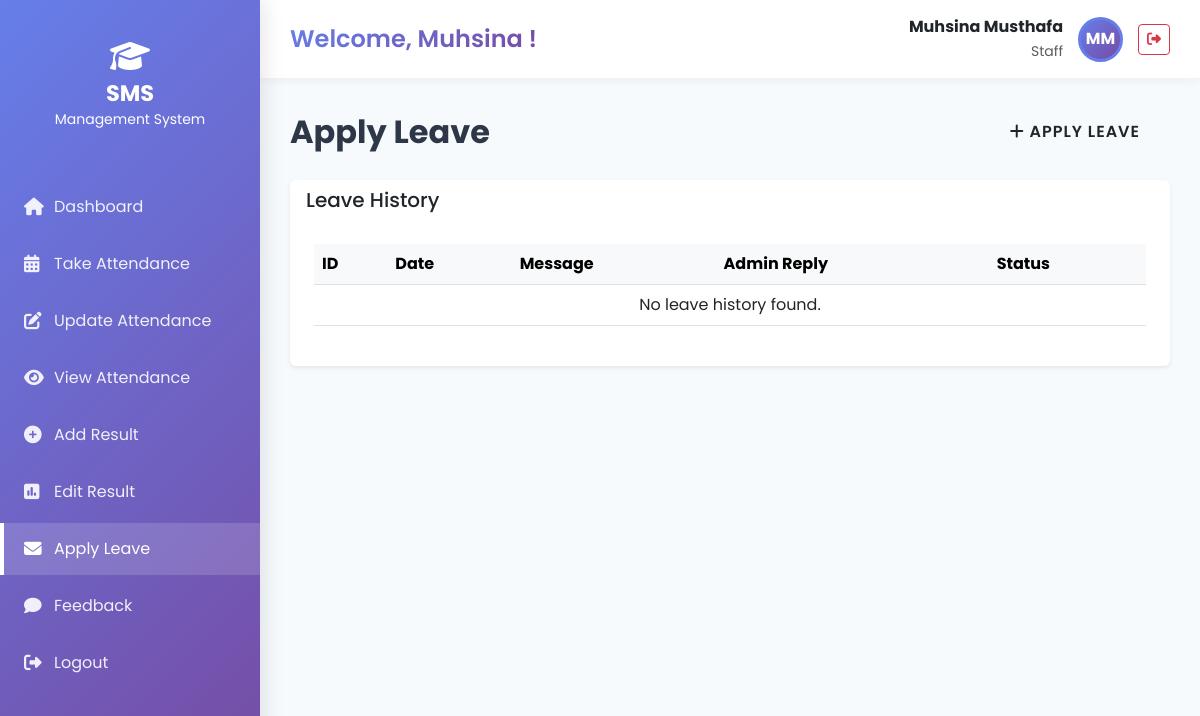
Screenshot of /staff/apply_leave/ (signed in) with the database file from the repository.
### hadiya/models.py (models this page shows, shortened)
class CustomUser(AbstractUser):
    USER_TYPE_CHOICES = (
        (1, 'HOD'),
        (2, 'Staff'),
        (3, 'Student'),
        (4, 'Accountant'),
        (5, 'Management'),
    )
    user_type = models.IntegerField(choices=USER_TYPE_CHOICES, default=1)
    profile_pic = models.ImageField(upload_to='profile_pics/', blank=True, null=True)
    email = models.EmailField(unique=True)
    USERNAME_FIELD = 'email'
    REQUIRED_FIELDS = ['username', 'first_name', 'last_name']

### student_management_system/Staff_views.py (the view)
# urls.py: path('apply_leave/', Staff_views.staff_apply_leave, name='staff_apply_leave'),
def staff_apply_leave(request):
    staff = Staff.objects.get(admin=request.user.id)
    leave_data = Staff_leave.objects.filter(staff=staff).order_by('-id')
    context = {
        'leave_data': leave_data
    }
    return render(request, 'Staff/apply_leave.html', context)

### hadiya/EmailBackEnd.py (called while the page is built)
    def get_user(self, user_id):
        UserModel = get_user_model()
        try:
            return UserModel.objects.get(pk=user_id)
        except UserModel.DoesNotExist:
            return None

### templates/Staff/apply_leave.html (shortened to what this page needs)
{% extends 'base.html' %}
{% block content %}
<div class="d-flex justify-content-between align-items-center mb-4">
    <h1 class="page-title mb-0">Apply Leave</h1>
    <button type="button" class="btn btn-modern btn-gradient-primary" data-bs-toggle="modal"
        data-bs-target="#applyLeaveModal">
        <i class="fas fa-plus"></i> Apply Leave
    </button>
</div>
<div class="card border-0 shadow-sm">
    <div class="card-header bg-transparent border-0">
        <h5 class="mb-0">Leave History</h5>
    </div>
    <div class="card-body p-4">
        <div class="table-responsive">
            <table class="table table-hover align-middle">
                <thead class="table-light">
                    <tr>
                        <th>ID</th>
                        <th>Date</th>
                        <th>Message</th>
                        <th>Admin Reply</th>
                        <th>Status</th>
                    </tr>
                </thead>
                <tbody>
                    {% for leave in leave_data %}
                    <tr>
                        <td>{{ leave.id }}</td>
                        <td>{{ leave.leave_date }}</td>
                        <td>{{ leave.leave_message }}</td>
                        <td>{{ leave.admin_remark|default:"-" }}</td>
                        <td>
                            {% if leave.status == 0 %}
                            <span class="badge bg-warning text-dark">Pending</span>
                            {% elif leave.status == 1 %}
                            <span class="badge bg-success">Approved</span>
                            {% else %}
                            <span class="badge bg-danger">Rejected</span>
                            {% endif %}
                        </td>
                    </tr>
                    {% empty %}
                    <tr>
                        <td colspan="5" class="text-center">No leave history found.</td>
                    </tr>
                    {% endfor %}
                </tbody>
            </table>
        </div>
    </div>
</div>
{% endblock %}

### templates/base.html (shortened to what this page needs)
<!DOCTYPE html>
<html lang="en">
<head>
    <link rel="stylesheet" href="https://cdnjs.cloudflare.com/ajax/libs/font-awesome/6.4.0/css/all.min.css">
    <link href="https://cdn.jsdelivr.net/npm/bootstrap@5.3.0/dist/css/bootstrap.min.css" rel="stylesheet">
    <link rel="stylesheet" href="https://cdn.datatables.net/1.13.6/css/dataTables.bootstrap5.min.css">
    {% load static %}
    <link rel="stylesheet" href="{% static 'assets/css/modern-theme.css' %}">
</head>
<body>
    <div class="sidebar">
        <div class="sidebar-brand">
            <i class="fas fa-graduation-cap fa-2x mb-2"></i>
            <h3>SMS</h3>
            <small>Management System</small>
        </div>
        <ul class="sidebar-nav">
            {% block sidebar %}
            {% if request.user.user_type == 1 %}
            {% include 'includes/sidebar_hod.html' %}
            {% elif request.user.user_type == 2 %}
            {% include 'includes/sidebar_staff.html' %}
            {% elif request.user.user_type == 3 %}
            {% include 'includes/sidebar_student.html' %}
            {% endif %}
            {% endblock %}
        </ul>
    </div>
    <div class="main-content">
        <div class="top-navbar">
            <div class="welcome-text">
                {% block page_header %}Welcome, {{ request.user.first_name }}!{% endblock %}
            </div>
            <div class="user-info">
                <div class="text-end">
                    <div class="fw-bold">{{ request.user.first_name }} {{ request.user.last_name }}</div>
                    <small class="text-muted">{{ request.user.get_user_type_display }}</small>
                </div>
                {% if request.user.profile_pic %}
                <img src="{{ request.user.profile_pic.url }}" alt="Profile" class="user-avatar">
                {% else %}
                <div class="user-avatar"
                    style="background: var(--gradient-purple); display: flex; align-items: center; justify-content: center; color: white; font-weight: 700;">
                    {{ request.user.first_name.0 }}{{ request.user.last_name.0 }}
                </div>
                {% endif %}
                <a href="{% url 'logout' %}" class="btn btn-sm btn-outline-danger">
                    <i class="fas fa-sign-out-alt"></i>
                </a>
            </div>
        </div>
        <div class="content-wrapper">
            {% block content %}{% endblock %}
        </div>
    </div>
</body>
</html>

### static/assets/css/modern-theme.css (style rules this page uses)
:root { --gradient-purple: linear-gradient(135deg, #667eea 0%, #764ba2 100%); --gradient-success: linear-gradient(135deg, #56ab2f 0%, #a8e063 100%); --gradient-info: linear-gradient(135deg, #4facfe 0%, #00f2fe 100%); --gradient-warning: linear-gradient(135deg, #f093fb 0%, #f5576c 100%); --gradient-danger: linear-gradient(135deg, #fa709a 0%, #fee140 100%); --gradient-ocean: linear-gradient(135deg, #2193b0 0%, #6dd5ed 100%); --gradient-sunset: linear-gradient(135deg, #ff7e5f 0%, #feb47b 100%); --color-primary: #667eea; --color-secondary: #764ba2; --color-success: #56ab2f; --color-info: #4facfe; --color-warning: #f093fb; --color-danger: #fa709a; --color-dark: #2d3748; --color-light: #f7fafc; --glass-bg: rgba(255, 255, 255, 0.15); --glass-border: rgba(255, 255, 255, 0.3); --glass-shadow: 0 8px 32px 0 rgba(31, 38, 135, 0.37); --spacing-xs: 0.5rem; --spacing-sm: 1rem; --spacing-md: 1.5rem; --spacing-lg: 2rem; --spacing-xl: 3rem; --radius-sm: 8px; --radius-md: 12px; --radius-lg: 16px; --radius-xl: 20px; --shadow-sm: 0 2px 4px rgba(0, 0, 0, 0.1); --shadow-md: 0 4px 6px rgba(0, 0, 0, 0.1); --shadow-lg: 0 10px 25px rgba(0, 0, 0, 0.15); --shadow-xl: 0 20px 40px rgba(0, 0, 0, 0.2); --transition-fast: 0.2s ease; --transition-normal: 0.3s ease; --transition-slow: 0.5s ease; }
* { margin: 0; padding: 0; box-sizing: border-box; }
body { font-family: 'Poppins', sans-serif; background: linear-gradient(135deg, #667eea 0%, #764ba2 100%); min-height: 100vh; overflow-x: hidden; }
.btn-modern { padding: 12px 30px; border-radius: var(--radius-xl); border: none; font-weight: 600; font-size: 1rem; cursor: pointer; transition: all var(--transition-normal); position: relative; overflow: hidden; text-transform: uppercase; letter-spacing: 1px; }
.btn-modern::before { content: ''; position: absolute; top: 50%; left: 50%; width: 0; height: 0; border-radius: 50%; background: rgba(255, 255, 255, 0.3); transform: translate(-50%, -50%); transition: width 0.6s, height 0.6s; }

### templates/base.html (style rules this page uses)
body { font-family: 'Poppins', sans-serif; background: #f7fafc; min-height: 100vh; }
.sidebar { position: fixed; top: 0; left: 0; height: 100vh; width: 260px; background: linear-gradient(135deg, #667eea 0%, #764ba2 100%); padding: 20px 0; overflow-y: auto; z-index: 1000; box-shadow: 4px 0 20px rgba(0, 0, 0, 0.1); }
.sidebar-brand { padding: 20px 20px; text-align: center; color: white; margin-bottom: 30px; }
.sidebar-brand h3 { font-size: 1.4rem; font-weight: 700; margin: 0; }
.sidebar-nav { list-style: none; padding: 0; margin: 0; }
.main-content { margin-left: 260px; padding: 0; min-height: 100vh; }
.top-navbar { background: white; box-shadow: 0 2px 10px rgba(0, 0, 0, 0.05); padding: 15px 30px; display: flex; justify-content: space-between; align-items: center; margin-bottom: 30px; }
.welcome-text { font-size: 1.5rem; font-weight: 600; background: var(--gradient-purple); -webkit-background-clip: text; -webkit-text-fill-color: transparent; background-clip: text; }
.user-info { display: flex; align-items: center; gap: 15px; }
.user-avatar { width: 45px; height: 45px; border-radius: 50%; object-fit: cover; border: 3px solid #667eea; }
.content-wrapper { padding: 0 30px 30px 30px; }
.page-title { font-size: 2rem; font-weight: 700; color: #2d3748; margin-bottom: 30px; }

### rows the page displays
CustomUser: user.first_name "Muhsina", user.last_name "Musthafa", user.user_type "Staff", user.first_name.0 "M", user.last_name.0 "M"
